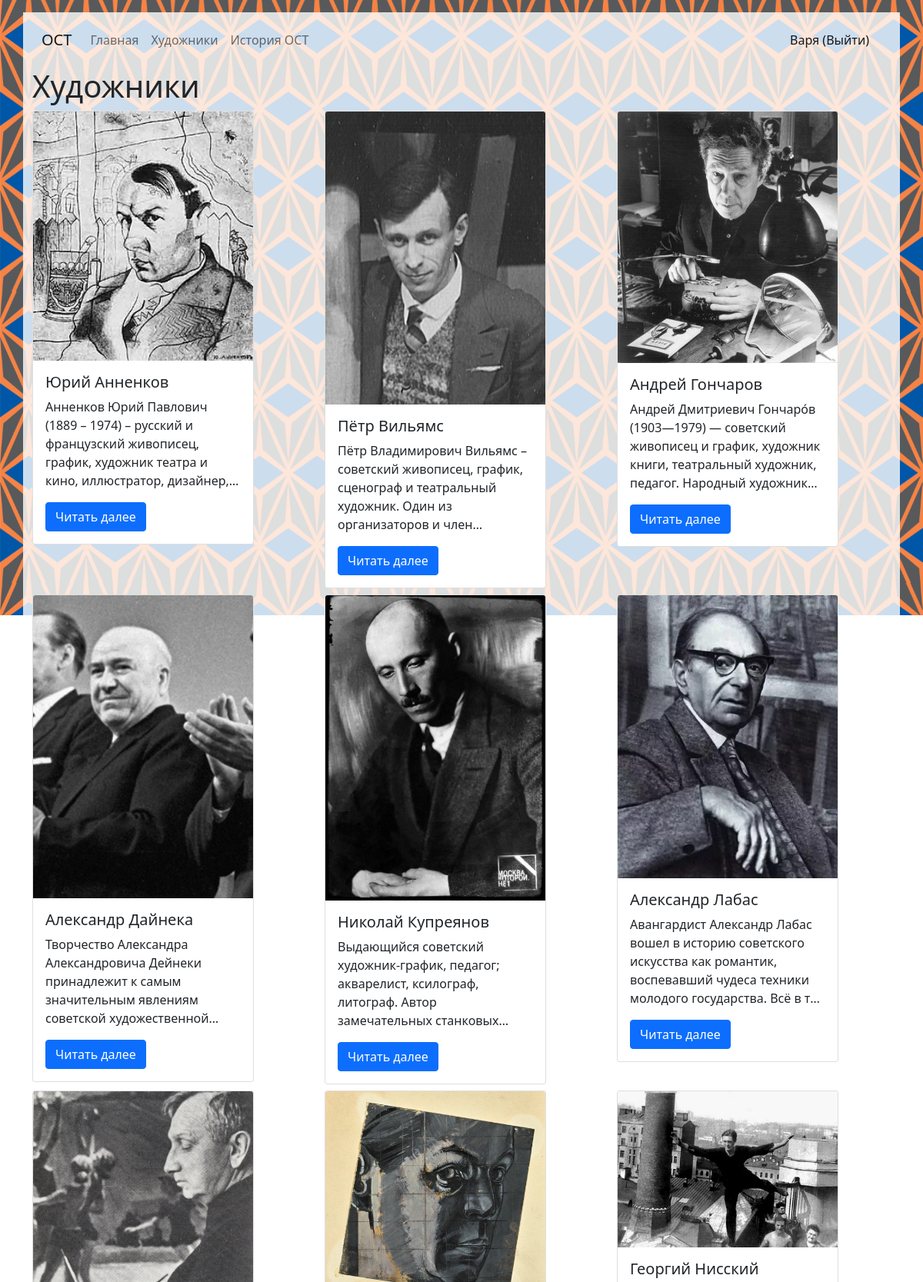
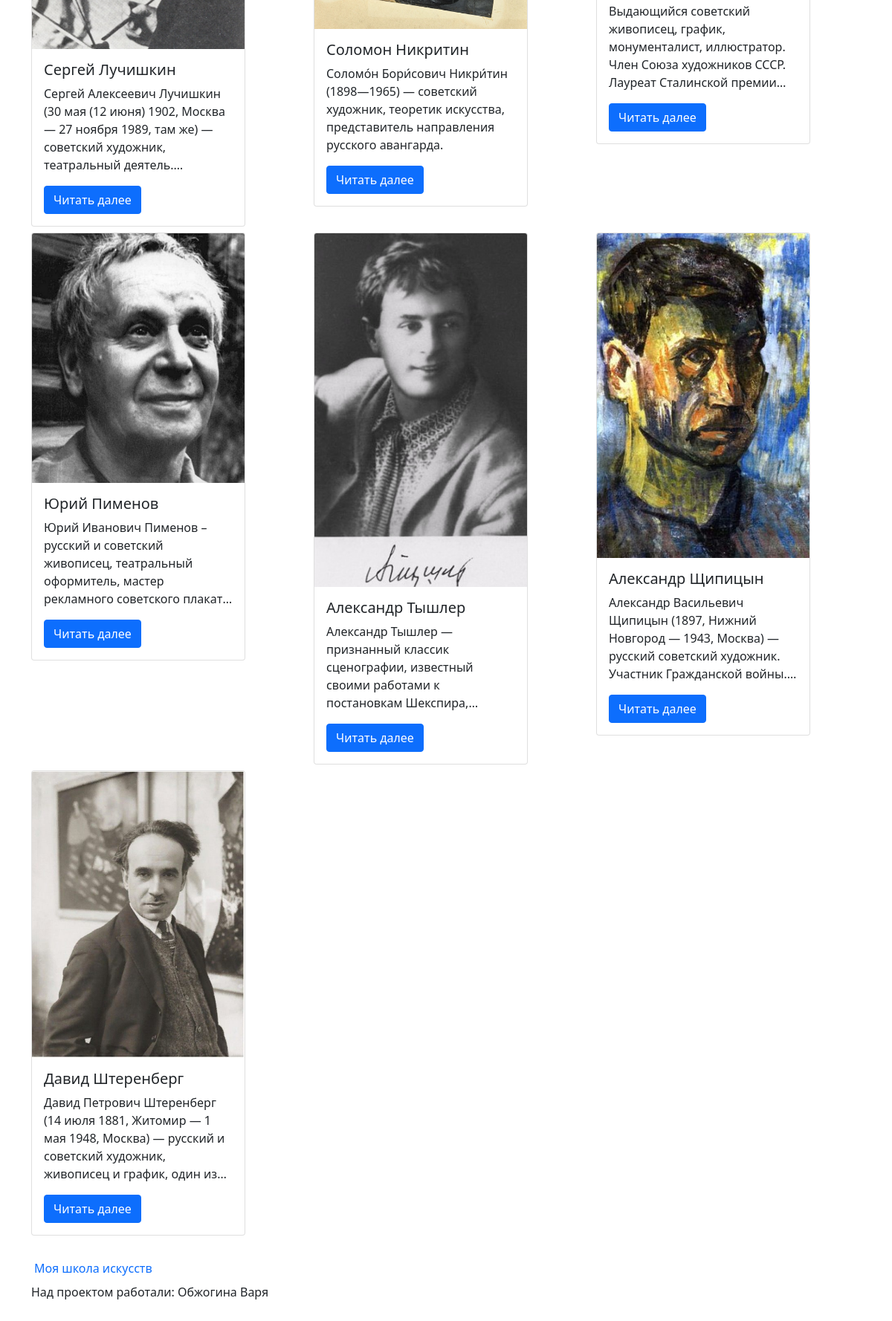
/artists (signed in), run on the app's committed database (2 pictures, top to bottom).
### data/user.py (models this page shows, shortened)
class User(SqlAlchemyBase, UserMixin, SerializerMixin):
    __tablename__ = 'users'
    id = sqlalchemy.Column(sqlalchemy.Integer, primary_key=True, autoincrement=True)
    surname = sqlalchemy.Column(sqlalchemy.String, nullable=True)
    name = sqlalchemy.Column(sqlalchemy.String, nullable=True)
    age = sqlalchemy.Column(sqlalchemy.Integer, nullable=True)
    photo = sqlalchemy.Column(sqlalchemy.String, nullable=True)
    email = sqlalchemy.Column(sqlalchemy.String, index=True, unique=True, nullable=True)
    hashed_password = sqlalchemy.Column(sqlalchemy.String, nullable=True)
    modified_date = sqlalchemy.Column(sqlalchemy.DateTime, default=datetime.datetime.now)
    posts = orm.relation("Posts", back_populates='user')

### data/artists.py (models this page shows, shortened)
class Artists(SqlAlchemyBase, SerializerMixin):
    __tablename__ = 'artists'
    id = sqlalchemy.Column(sqlalchemy.Integer, primary_key=True, autoincrement=True)
    name = sqlalchemy.Column(sqlalchemy.String, nullable=True)
    surname = sqlalchemy.Column(sqlalchemy.String, nullable=True)
    patronymic = sqlalchemy.Column(sqlalchemy.String, nullable=True)
    initial_text = sqlalchemy.Column(sqlalchemy.Text, nullable=True)
    pictures = orm.relation("Pictures", back_populates='artist')

### main.py (the view)
@app.route('/artists')
def cards():
    list_info = []
    db_sess = db_session.create_session()
    artists = db_sess.query(Artists).all()
    for artist in artists:
        list_info.append({
            'image': f'imgs/artists/photo/{artist.id}.jpg',
            'full_name': f'{artist.name} {artist.surname}',
            'info': artist.initial_text,
            'id': artist.id
        })
    return render_template('all_artists.html', artists=list_info)

### data/db_session.py (called while the page is built)
def create_session() -> Session:
    global __factory
    return __factory()

### main.py (called while the page is built)
@login_manager.user_loader
def load_user(user_id):
    db_sess = db_session.create_session()
    return db_sess.query(User).get(user_id)

### templates/all_artists.html
{% extends "base.html" %}
{% block pagename %} <h1>Художники</h1> {% endblock %}
{% block content %}
    <div class="row">
        {% for artist in artists %}
            <div class="col-4 mb-2">
                <div class="card" style="width: 18rem;">
                    <img src="{{ url_for('static', filename=artist.image) }}" class="card-img-top">
                    <div class="card-body">
                        <h5 class="card-title">{{ artist.full_name }}</h5>
                        <p class="card-text"
                           style="-webkit-line-clamp: 5; display: -webkit-box; -webkit-box-orient: vertical; overflow: hidden;">
                            {{ artist.info }}</p>
                        <a href="/artist/{{ artist.id }}" class="btn btn-primary">Читать далее</a>
                    </div>
                </div>
            </div>
        {% endfor %}
    </div>
{% endblock %}

### templates/base.html (shortened to what this page needs)
<!DOCTYPE html>
<html lang="en">
<head>
    <link rel="stylesheet"
          href="https://cdn.jsdelivr.net/npm/bootstrap@5.0.0-beta1/dist/css/bootstrap.min.css"
>
</head>
<body>
<div class="container mt-3 pb-3">
    <nav class="navbar navbar-expand-lg navbar-light">
        <div class="container-fluid">
            <a class="navbar-brand disable-link" href="#">ОСТ</a>
            <div class="collapse navbar-collapse" id="navbarText">
                <ul class="navbar-nav me-auto mb-2 mb-lg-0">
                    <li class="nav-item">
                        <a class="nav-link" href="/">Главная</a>
                    </li>
                    <li class="nav-item">
                        <a class="nav-link" href="/artists">Художники</a>
                    </li>
                    <li class="nav-item">
                        <a class="nav-link" href="/ost">История ОСТ</a>
                    </li>
                </ul>
                <span class="navbar-text">
                    {% if current_user.is_authenticated %}
                        <a class="nav-link" href="/logout">{{ current_user.name }} (Выйти)</a>
                    {% else %}
                        <a class="btn btn-primary" style="color: #fff" href="/register">Зарегистрироваться</a>
                        <a class="btn btn-success" style="color: #fff" href="/login">Войти</a>
                    {% endif %}
              </span>
            </div>
        </div>
    </nav>
    <div class="row">
        <div class="col">{% block pagename %} {% endblock %}</div>
    </div>
    {% block content %}
    {% endblock %}
    <footer>
        <div class="row mt-3">
            <a class="nav-link" href="http://kdshi.mo.muzkult.ru">Моя школа искусств</a>
            <p>Над проектом работали: Обжогина Варя</p>
        </div>
    </footer>
</div>
</body>
</html>

### data on the page
User: name "Варя"
Artists: shows a picture, full_name "Юрий Анненков", info "Анненков Юрий Павлович (1889 – 1974) – русский и французский живописец, график, художник театра и кино, иллюстратор,…"
Artists: shows a picture, full_name "Пётр Вильямс", info "Пётр Владимирович Вильямс – советский живописец, график, сценограф и театральный художник. Один из организаторов и…"
Artists: shows a picture, full_name "Андрей Гончаров", info "Андрей Дмитриевич Гончаро́в (1903—1979) — советский живописец и график, художник книги, театральный художник, педагог. Народный…"
Artists: shows a picture, full_name "Александр Дайнека", info "Творчество Александра Александровича Дейнеки принадлежит к самым значительным явлениям советской…"
Artists: shows a picture, full_name "Николай Купреянов", info "Выдающийся советский художник-график, педагог; акварелист, ксилограф, литограф. Автор замечательных…"
Artists: shows a picture, full_name "Александр Лабас", info "Авангардист Александр Лабас вошел в историю советского искусства как романтик, воспевавший чудеса техники молодого государства. Всё в…"
Artists: shows a picture, full_name "Сергей Лучишкин", info "Сергей Алексеевич Лучишкин (30 мая (12 июня) 1902, Москва — 27 ноября 1989, там же) — советский художник, театральный…"
Artists: shows a picture, full_name "Соломон Никритин", info "Соломо́н Бори́сович Никри́тин (1898—1965) — советский художник, теоретик искусства, представитель направления русского авангарда."
Artists: shows a picture, full_name "Георгий Нисский", info "Выдающийся советский живописец, график, монументалист, иллюстратор. Член Союза художников СССР. Лауреат Сталинской…"
Artists: shows a picture, full_name "Юрий Пименов", info "Юрий Иванович Пименов – русский и советский живописец, театральный оформитель, мастер рекламного советского…"
Artists: shows a picture, full_name "Александр Тышлер", info "Александр Тышлер — признанный классик сценографии, известный своими работами к постановкам…"
Artists: shows a picture, full_name "Александр Щипицын", info "Александр Васильевич Щипицын (1897, Нижний Новгород — 1943, Москва) — русский советский художник. Участник Гражданской…"
Artists: shows a picture, full_name "Давид Штеренберг", info "Давид Петрович Штеренберг (14 июля 1881, Житомир — 1 мая 1948, Москва) — русский и советский художник, живописец и график, один…"
